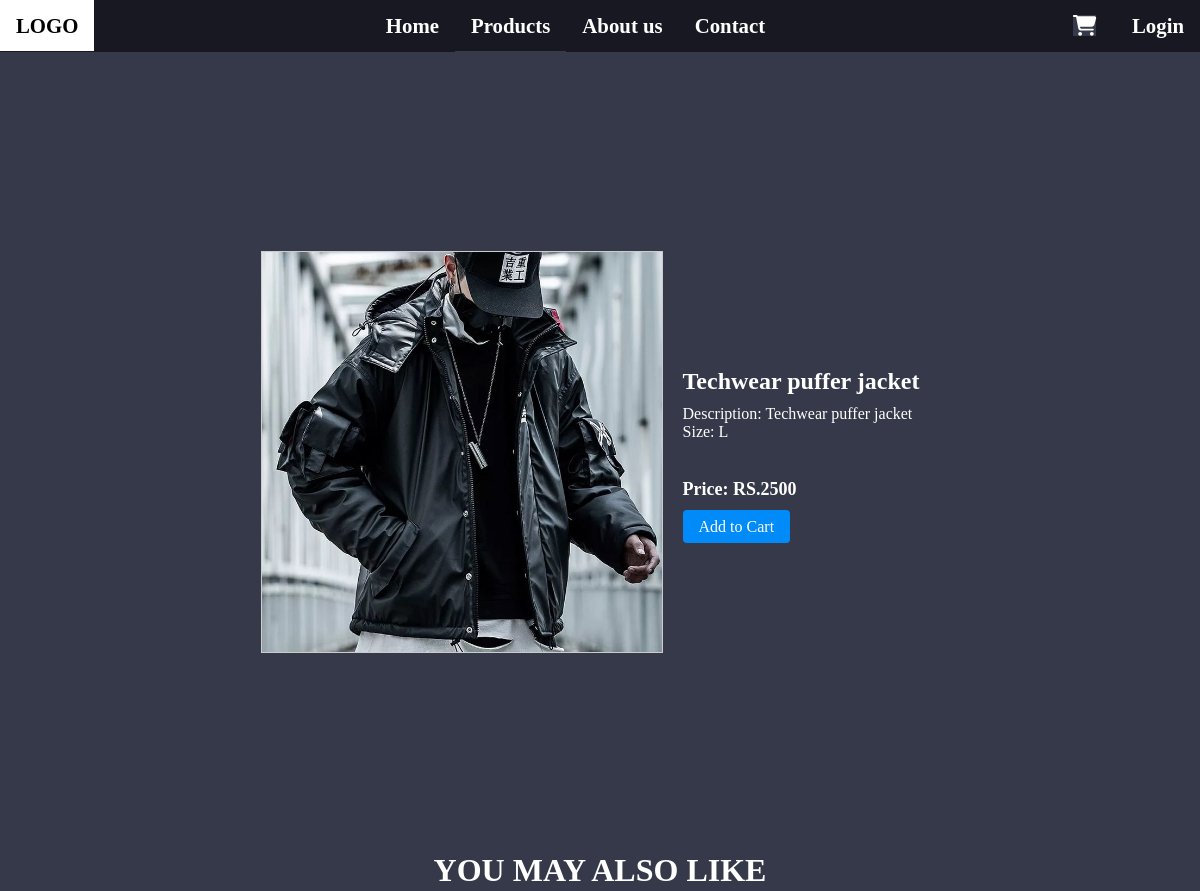
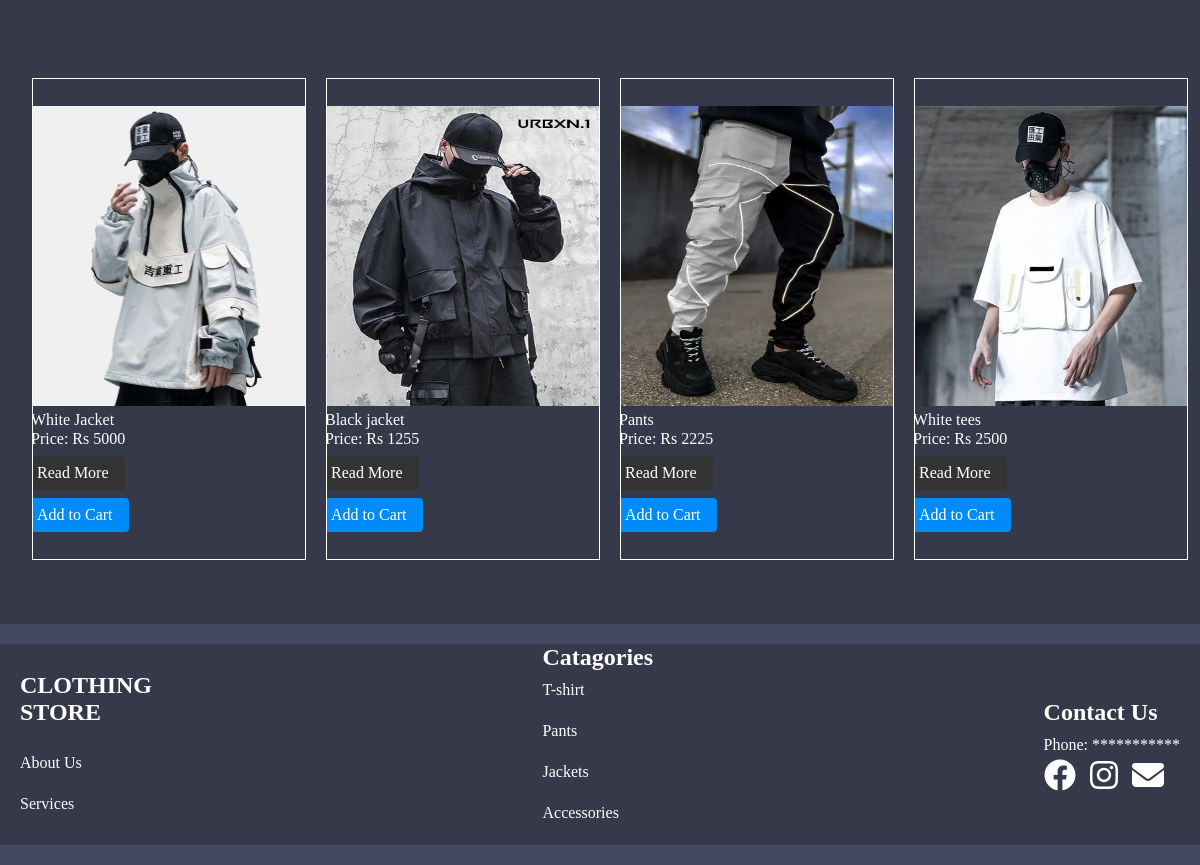
The app's page /product.php?id=38 with its own data (2 pictures, top to bottom).
### tables this page shows
CREATE TABLE `product_details` (
  `p_id` int(11) NOT NULL,
  `productname` varchar(255) DEFAULT NULL,
  `productcategory` varchar(255) NOT NULL,
  `productimage` varchar(255) DEFAULT NULL,
  `productdetails` varchar(255) DEFAULT NULL,
  `size` varchar(255) NOT NULL,
  `productprice` bigint(255) DEFAULT NULL,
  `productquantity` int(11) DEFAULT NULL
);

### product.php (the view, shortened to what this page needs)
<?php
if (isset($_GET['id'])) {
    $productID = $_GET['id'];
    $query = "SELECT * FROM product_details WHERE p_id = '$productID'";
    $result = mysqli_query($conn, $query) or die(mysqli_error($conn));
    $product = mysqli_fetch_assoc($result);
}
?>
<!DOCTYPE html>
<html lang="en">
<head>
    <link rel="stylesheet" href="css/view_product.css?=1">
</head>
<body>
    <div class="header">
        <?php include 'header.php'; ?>
    </div>
    <main class="container-view">
        <?php if ($product) { ?>
            <div class="layout-view">
                <div class="left-column">
                    <div class="card">
                        <img class="img-display" src="Admin/uploads/<?php echo $product['productimage']; ?>" alt="" data-product-id="<?php echo $product['p_id']; ?>">
                    </div>
                </div>
                <div class="right-column">
                    <div class="product-description">
                        <h1><?php echo $product['productname']; ?></h1>
                        <p><?php echo 'Description: ' . $product['productdetails']; ?></p>
                        <p><?php echo 'Size: ' . $product['size']; ?></p> <br>
                    </div>
                    <div class="product-price">
                        <span><?php echo 'Price: RS.' . $product['productprice']; ?></span><br> <br>
                        <a href="cart.php?id=' . $row['p_id'] . '" class="add-to-cart-btn">Add to Cart</a>
                    </div>
                </div>
            </div>
        <?php } else { ?>
            <p>Product not found.</p>
        <?php } ?>
    </main>
    <center>
        <h1>YOU MAY ALSO LIKE</h1>
    </center>
    <div class="mid_content">
        <?php
        $query = 'SELECT * FROM product_details  ORDER BY RAND() LIMIT 4';
        $result = mysqli_query($conn, $query) or die(mysqli_error($conn));
        while ($row = mysqli_fetch_assoc($result)) {
            echo '<div class="card-2">';
            echo '<div class="card-details-2">';
            echo '<a href="product.php?id=' . $row['p_id'] . '"><img src="Admin/uploads/' . $row['productimage'] . '" alt=""></a>';
            echo '<p class="details">' . $row['productname'] . '</p>';
            echo '<p class="details">Price: Rs ' . $row['productprice'] . '</p>';
            echo '<a href="product.php?id=' . $row['p_id'] . '" class="read-more-link">Read More</a>';
            echo '<a href="#" class="add-to-cart-btn">Add to Cart</a>';
            echo '</div>';
            echo '</div>';
        }
        ?>
    </div>
    <div class="footer">
        <?php include 'footer.php'; ?>
    </div>
</body>
</html>

### header.php (shortened to what this page needs)
<!DOCTYPE html>
<html>
<head>
    <link rel="stylesheet" href="https://cdnjs.cloudflare.com/ajax/libs/font-awesome/6.4.0/css/all.min.css" />
</head>
<body>
    <div class="navbar">
        <div class="logo">
            <a href="#home">LOGO</a>
        </div>
        <div class="menu-items">
            <a href="index.php">Home</a>
            <div class="dropdown">
                <a href="#products">Products</a>
            </div>
            <a href="#about-us">About us</a>
            <a href="#message">Contact</a>
        </div>
        <div class="login">
            <a href="cart-page.php"><i class="fa-solid fa-cart-shopping"></i></a>
            <a href="login.php" id="loginBtn">Login</a>
        </div>
    </div>
</body>
</html>

### footer.php (shortened to what this page needs)
<!DOCTYPE html>
<html>
<head>
    <link rel="stylesheet" href="css/footer.css?=1">
    <link rel="stylesheet" href="https://cdnjs.cloudflare.com/ajax/libs/font-awesome/6.4.0/css/fontawesome.min.css" />
</head>
<body>
    <footer>
        <section class="container-footer">
            <div class="left_side">
                <div class="logo">
                    <h1>CLOTHING <br>STORE</h1><br>
                    <a href="#about-us">About Us</a><br>
                    <a href="#">Services</a>
                </div>
            </div>
            <div class="middle">
                <h1>Catagories</h1>
                <div class="middle_list">
                    <a href="tees.php">T-shirt</a><br>
                    <a href="pants.php">Pants</a><br>
                    <a href="jackets.php">Jackets</a><br>
                    <a href="accessories.php">Accessories</a><br>
                </div>
            </div>
            <div class="right_side">
                <h1>Contact Us</h1>
                <p>Phone: ***********</p>
                <div class="social">
                    <a href="https://www.facebook.com/profile.php?id=100008715931826"><i class="fa-brands fa-facebook fa-2xl"></i></a>
                    <a href="https://www.instagram.com/diablo_874/"><i class="fa-brands fa-instagram fa-2xl"></i></a>
                    <a href="#"><i class="fa-solid fa-envelope fa-2xl"></i></a>
                </div>
            </div>
        </section>
    </footer>
</body>
</html>

### css/view_product.css (style rules this page uses)
* { background-color: #363949; }
.container-view { display: flex; justify-content: center; align-items: center; height: 100vh; }
.layout-view { display: flex; justify-content: center; align-items: center; height: fit-content; }
.left-column { flex: 1; display: flex; justify-content: center; align-items: center; }
.card { width: 400px; height: 400px; border: 1px solid #ccc; display: flex; justify-content: center; align-items: center; }
.card { position: relative; overflow: hidden; }
.img-display { transition: transform 0.3s ease; }
.img-display { max-width: 100%; max-height: 100%; }
.right-column { flex: 1; display: flex; flex-direction: column; padding: 20px; }
.product-description h1 { font-size: 24px; margin-bottom: 10px; color: #fff; }
.product-description p { font-size: 16px; color: #fff; }
.product-price { margin-top: 20px; color: #fff; }
h1 { color: #fff; }
.product-price span { font-size: 18px; font-weight: bold; }
.mid_content { margin-top: 2rem; margin-left: 2rem; display: flex; flex-wrap: wrap; justify-content: flex-start; gap: 20px; }
.card-2 { overflow: hidden; width: calc(25% - 20px); height: 480px; background-color: #001c30; margin-top: 3rem; border: 1px solid white; }
.card-details-2 img { width: 296px; height: 300px; }
.card-details-2 { color: black; height: 100%; gap: 0.5em; display: grid; place-content: center; }
.details { margin-left: 10px; margin-top: -7px; width: fit-content; }
.read-more-link { text-decoration: none; width: fit-content; color: #fff; background-color: #333; padding: 8px 16px; border-radius: 4px; }
.add-to-cart-btn { text-decoration: none; color: #fff; background-color: #008bf8; padding: 8px 16px; border-radius: 4px; width: fit-content; }
.details { margin-left: 10px; margin-top: -7px; width: fit-content; color: #fff; }

### css/footer.css (style rules this page uses)
footer { left: 0; bottom: 0; width: 100%; background-color: rgba(132, 139, 200, 0.18); color: #fff; padding: 20px 0; margin-top: 4rem; }
.container-footer { display: flex; justify-content: space-between; align-items: center; max-width: 100%; margin: 0 auto; padding: 0 20px; }
.left_side h1 { font-size: 24px; margin-bottom: 10px; color: #fff; }
.left_side a { color: #fff; text-decoration: none; margin-bottom: 5px; display: block; }
.middle h1 { font-size: 24px; margin-bottom: 10px; color: #fff; }
.middle_list a { color: #fff; text-decoration: none; margin-bottom: 5px; display: block; }
.right_side h1 { font-size: 24px; margin-bottom: 10px; color: #fff; }
.right_side p { margin-bottom: 5px; }
.social a { color: #fff; text-decoration: none; margin-right: 10px; }
.fa-2xl { font-size: 2rem; }

### header.php (style rules this page uses)
* { margin: 0%; padding: 0%; }
.navbar { background-color: #181823; overflow: hidden; display: flex; justify-content: space-between; align-items: center; }
.navbar a { color: #fff; text-align: center; padding: 14px 16px; text-decoration: none; font-size: 1.3rem; font-weight: 800; background-color: #181823; }
.navbar .logo { float: left; }
.navbar .login { float: right; background-color: #181823; }
.navbar .menu-items { display: flex; justify-content: center; align-items: center; }

### records on screen
product_details: productimage (picture), productname "Techwear puffer jacket", productdetails "Techwear puffer jacket", size "L", productprice "2500"
product_details: productimage (picture), productname "White Jacket", productprice "5000"
product_details: productimage (picture), productname "Black jacket", productprice "1255"
product_details: productimage (picture), productname "Pants", productprice "2225"
product_details: productimage (picture), productname "White tees", productprice "2500"
